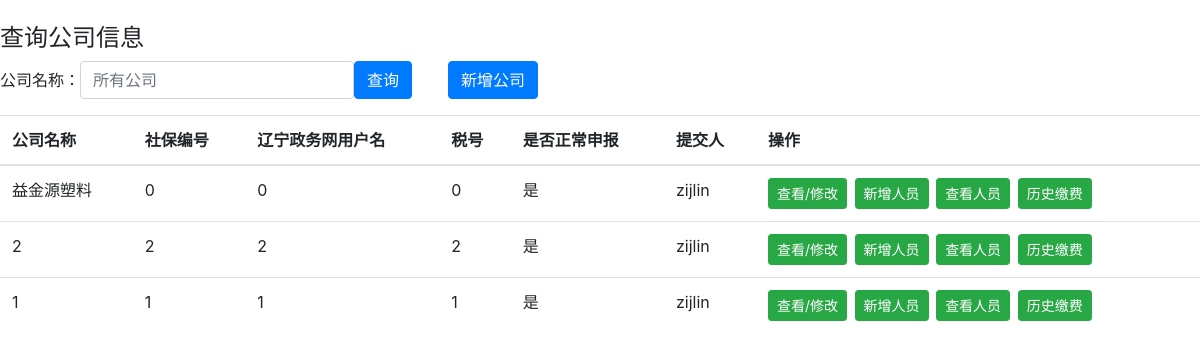
The app's page /company_query (signed in), older data.
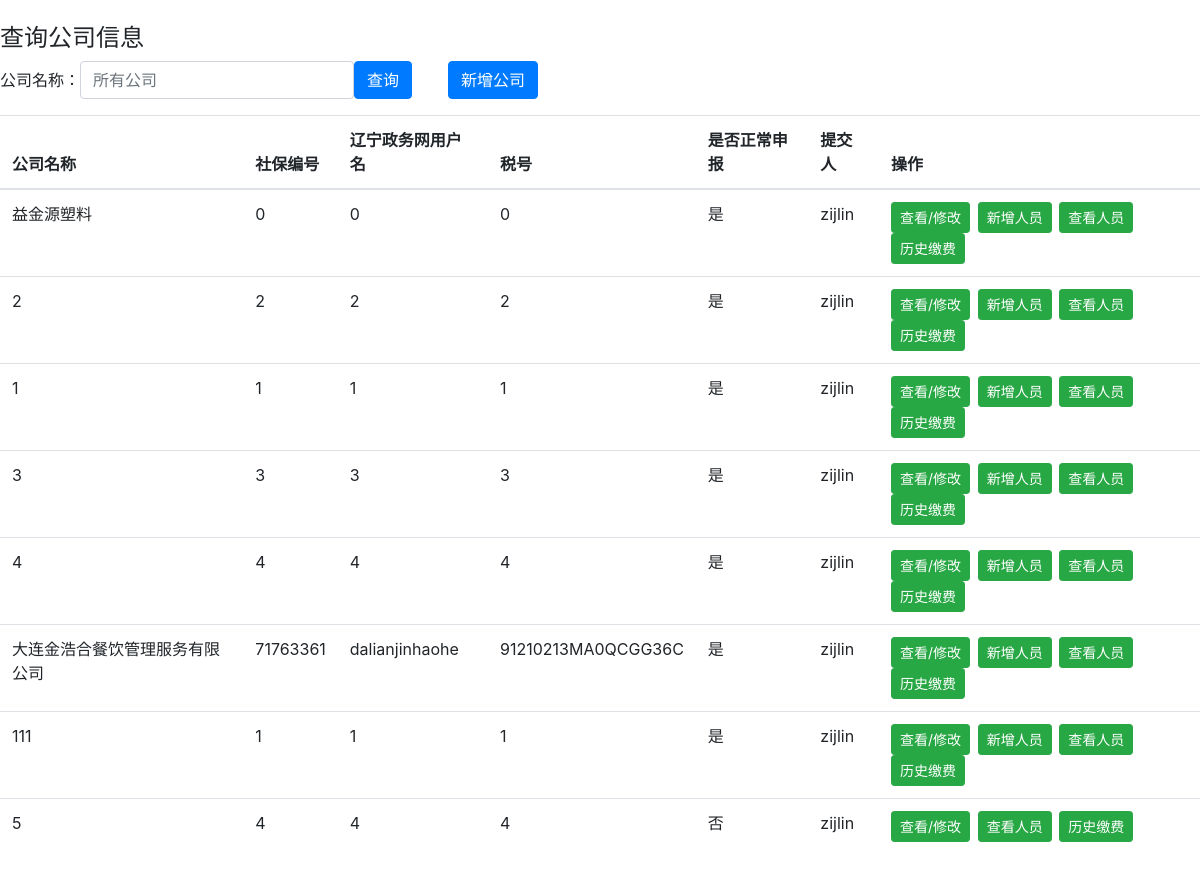
The same page, newer data.
### company.py (models this page shows, shortened)
class Companys(db.Model):
    company_id = db.Column('company_id', db.Integer, primary_key=True)
    name = db.Column(db.String(200))
    position = db.Column(db.String(200))
    code = db.Column(db.String(200))
    zwwname = db.Column(db.String(200))
    scode = db.Column(db.String(200))
    injury_ratio = db.Column(db.Float)
    person = db.Column(db.String(200))
    is_valid = db.Column(db.String(200))
    pay_type = db.Column(db.String(200))
    short_name = db.Column(db.String(200))

### main.py (the view)
@app.route('/company_query', methods=['GET', 'POST'])
@validate_login
def company_query():
    if request.method == 'POST':
        if request.form['name'] != "":
            return render_template('company_query.html', name=request.form['name'],
                                   companys=db.session.query(Companys).filter(Companys.name.like("%" + request.form['name'] + "%")).all()
                                   )
    return render_template('company_query.html', name="", companys=Companys.query.order_by(Companys.is_valid.desc()).all())

### main.py (called while the page is built)
def validate_login(func):
    @wraps(func)
    def wrapper(**kwargs):
        if 'username' not in session:
            return render_template('refresh.html')
        else:
            return func(**kwargs)
    return wrapper

### templates/company_query.html (shortened to what this page needs)
<!DOCTYPE html>
<html lang="en">
<head>
    <link rel="stylesheet" href="https://cdn.staticfile.org/twitter-bootstrap/4.3.1/css/bootstrap.min.css">
</head>
<body>
<br>
<div>
    <h4>查询公司信息</h4>
    <form class="form-inline" action="{{ url_for('company_query') }}" method = "post">
        <label for="inputPassword2">公司名称： </label>
        <input value="{{name}}" type="text" class="form-control" id="inputPassword2" placeholder="所有公司" name="name">
        <button type="submit" class="btn btn-primary">查询</button>
        &nbsp;&nbsp;&nbsp;&nbsp;&nbsp;&nbsp;&nbsp;&nbsp;<a class="btn btn-primary" href="{{ url_for('company_add') }}">新增公司</a>
    </form>
    <table class="table table-hover">
        <thead>
        <tr>
            <th>公司名称</th>
            <th>社保编号</th>
            <th>辽宁政务网用户名</th>
            <th>税号</th>
            <th>是否正常申报</th>
            <th>提交人</th>
            <th>操作</th>
        </tr>
        </thead>
        <tbody>
        {% for company in companys %}
        <tr>
            <td>{{ company.name }}</td>
            <td>{{ company.code }}</td>
            <td>{{ company.zwwname }}</td>
            <td>{{ company.scode }}</td>
            <td>{{ company.is_valid }}</td>
            <td>{{ company.person }}</td>
            <th>
                <a href="{{ url_for('company_update', company_name=company.name) }}" class="btn btn-success btn-sm" role="button">查看/修改</a>
                {% if company.is_valid == '是' %}
                &nbsp;<a href="{{ url_for('member_add', company_name=company.name) }}" class="btn btn-success btn-sm" role="button">新增人员</a>
                {% endif %}
                &nbsp;<a href="{{ url_for('member_query', company_name=company.name) }}" class="btn btn-success btn-sm" role="button">查看人员</a>
                &nbsp;<a href="{{ url_for('company_pay_history', company_name=company.name) }}" class="btn btn-success btn-sm" role="button">历史缴费</a>
            </th>
        </tr>
        {% endfor %}
        </tbody>
    </table>
</div>
</body>
</html>

Row changes from the older to the newer data that the page shows:
added Companys: name "3", code "3", zwwname "3", scode "3", is_valid "是", person "zijlin"
added Companys: name "4", code "4", zwwname "4", scode "4", is_valid "是", person "zijlin"
added Companys: name "大连金浩合餐饮管理服务有限公司", code "71763361", zwwname "dalianjinhaohe", scode "91210213MA0QCGG36C", is_valid "是", person "zijlin"
added Companys: name "111", code "1", zwwname "1", scode "1", is_valid "是", person "zijlin"
added Companys: name "5", code "4", zwwname "4", scode "4", is_valid "否", person "zijlin"
